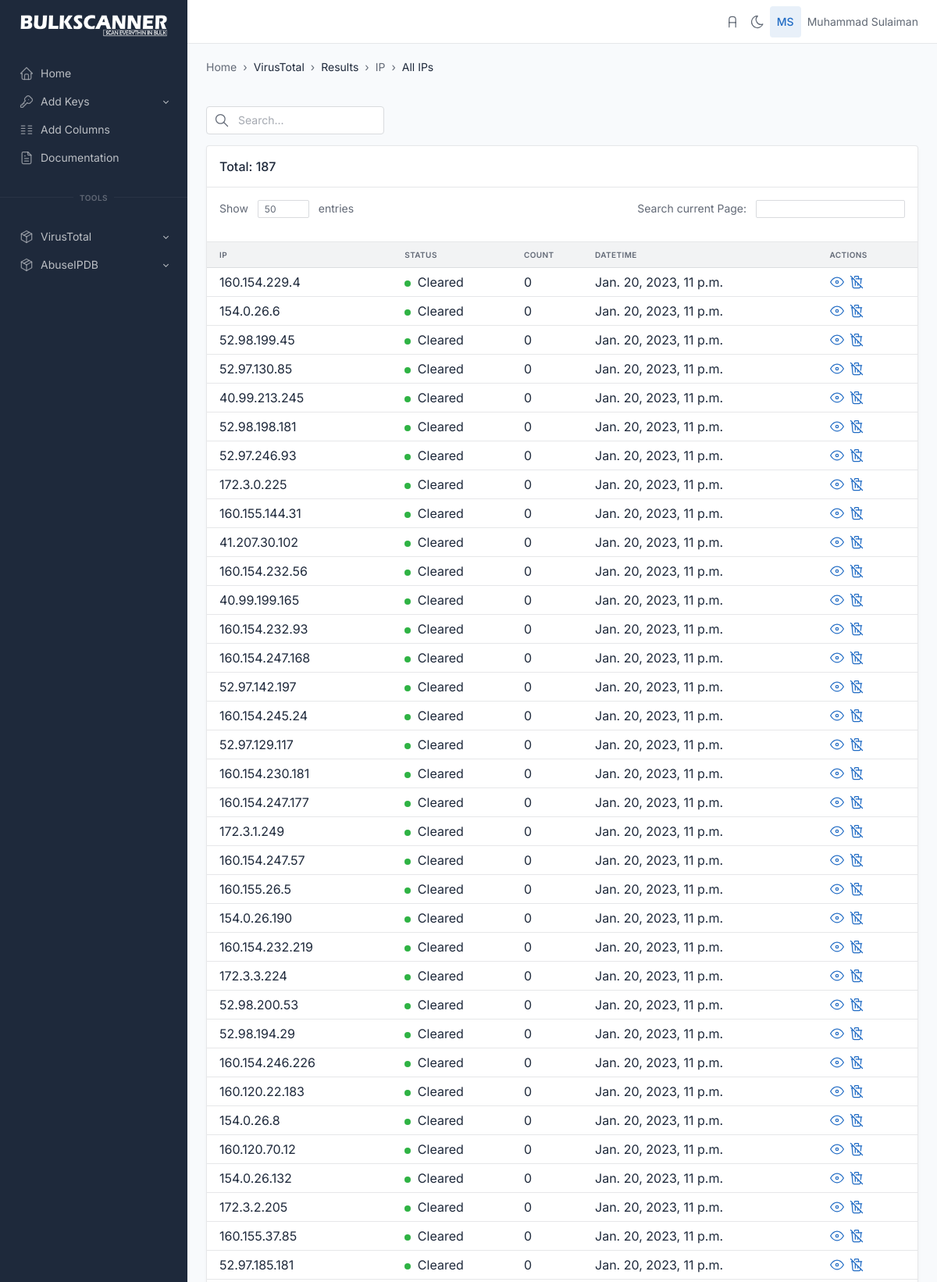
The page /virustotal/all_ips (signed in, upper part) on the database its author committed.
### virustotal/models.py (models this page shows, shortened)
class ip_addresses(models.Model):
    ip = models.CharField(max_length=50, unique=True)
    network = models.CharField(max_length=100, null=True)
    count = models.IntegerField(null=True)
    last_analysis_stats = models.JSONField(null=True)
    total_votes = models.JSONField(null=True)
    date_time = models.DateTimeField(default=datetime.datetime.now())
    owner = models.CharField(null=True, max_length=100)
    country = models.CharField(null=True, max_length=100)
    regional_internet_registry = models.CharField(null=True, max_length=100)

### virustotal/views.py (the view)
# urls.py: path('all_ips', views.allips, name='abuseipdb_allips'),
def allips(request):
    if request.user.is_authenticated:
        queryset = ip_addresses.objects.all()
        show_entries = request.GET.get('show_entries')
        if show_entries:
            paginator = Paginator(queryset, show_entries)
            ips_count = paginator.count
            page_number = request.GET.get('page')
            queryset = paginator.get_page(page_number)
            context = {'all_ips': queryset,
                       'ips_count': ips_count}
            return render(request, 'virustotal/all_ips.html', context)
        else:
            paginator = Paginator(queryset, 50)
            ips_count = paginator.count
            page_number = request.GET.get('page')
            queryset = paginator.get_page(page_number)
            context = {'all_ips': queryset,
                       'ips_count': ips_count}
            return render(request, 'virustotal/all_ips.html', context)
    else:
        return redirect("login")

### templates/virustotal/all_ips.html (shortened to what this page needs)
{% extends 'base.html' %} {% load static %}
{% block body %}
<div class="page-wrapper">
  <div class="container-xl">
    <div class="page-header d-print-none">
      <div class="row align-items-center">
        <div class="col">
          <ol class="breadcrumb breadcrumb-arrows" aria-label="breadcrumbs">
            <li class="breadcrumb-item">
              <a href="{% url 'index' %}">Home</a>
            </li>
            <li class="breadcrumb-item">VirusTotal</a></li>
            <li class="breadcrumb-item" aria-current="page">
              <a>Results</a>
            <li class="breadcrumb-item" aria-current="page">
              <a href="{% url 'malicious_ips' %}">IP</a>
            <li class="breadcrumb-item active" aria-current="page">
              <a href="#">All IPs</a>
            </li>
          </ol>
          <br />
          </div>
      </div>
    </div>
  </div>
  <div class="page-body">
    <div class="container-xl">
      <div class="col-3">
        <form action="{% url 'vt_search_all_ips' %}" method="get">
          <div class="input-icon">
            <span class="input-icon-addon">
            </span>
            <input type="text" class="form-control" placeholder="Search..." aria-label="Search in website" name="search_text">
          </div>
        </form>
      </div>
      {% if vt_ip_search_result %}
      <div class="row row-cards">
        <div class="col-12">
          <div class="card">
            <div class="card-header">
              <h3 class="card-title">Your query: {{search_text}}</h3>
            </div>
            <div class="table-responsive">
              <table
                class="table card-table table-vcenter text-nowrap datatable" id="myTable"
              >
                <thead>
                  <tr>
                    <th>IP</th>
                    <th>Status</th>
                    <th>Count</th>
                    <th>DateTime</th>
                    <th>Actions</th>
                  </tr>
                </thead>
                <tbody>
                  {% for ipdata in vt_ip_search_result %}
                  <tr>
                    <td>
                      <a
                        href="https://{{ipdata.ip}}"
                        target="_blank"
                        class="text-reset"
                        tabindex="-1"
                        >{{ipdata.ip}}</a
                      >
                    </td>
                    {% if ipdata.count < 1 %}
                    <td>
                      <span class="badge bg-success me-1"></span>
                      <a
                        href="https://www.virustotal.com/gui/ip-address/{{ipdata.ip}}"
                        target="_blank"
                        class="text-reset"
                        tabindex="-1"
                        >Cleared</a
                      >
                    </td>
                    {% else %}
                    <td>
                      <span class="badge bg-danger me-1"></span>
                      <a
                        href="https://www.virustotal.com/gui/ip-address/{{ipdata.ip}}"
                        target="_blank"
                        class="text-reset"
                        tabindex="-1"
                        >Malicious</a
                      >
                    </td>
                    {% endif %}
                    <td>{{ipdata.count}}</td>
                    <td>{{ipdata.date_time}}</td>
                    <td>
                      <a href="{% url 'ip_details' ip=ipdata.ip %}" style = "text-decoration: none;" target="_blank">
                        <svg xmlns="http://www.w3.org/2000/svg" class="icon icon-tabler icon-tabler-eye" width="24" height="24" viewBox="0 0 24 24" stroke-width="2" stroke="currentColor" fill="none" stroke-linecap="round" stroke-linejoin="round">
                          <path stroke="none" d="M0 0h24v24H0z" fill="none"></path>
                          <circle cx="12" cy="12" r="2"></circle>
                          <path d="M22 12c-2.667 4.667 -6 7 -10 7s-7.333 -2.333 -10 -7c2.667 -4.667 6 -7 10 -7s7.333 2.333 10 7"></path>
                       </svg>
                      </a>
                      <a href="{% url 'delete_from_allips' ip=ipdata.ip %}" style = "text-decoration: none;">
                      <svg xmlns="http://www.w3.org/2000/svg" class="icon icon-tabler icon-tabler-trash-off" width="24" height="24" viewBox="0 0 24 24" stroke-width="2" stroke="currentColor" fill="none" stroke-linecap="round" stroke-linejoin="round">
                        <path stroke="none" d="M0 0h24v24H0z" fill="none"></path>
                        <line x1="3" y1="3" x2="21" y2="21"></line>
                        <path d="M4 7h3m4 0h9"></path>
                        <line x1="10" y1="11" x2="10" y2="17"></line>
                        <line x1="14" y1="14" x2="14" y2="17"></line>
                        <path d="M5 7l1 12a2 2 0 0 0 2 2h8a2 2 0 0 0 2 -2l.077 -.923"></path>
                        <line x1="18.384" y1="14.373" x2="19" y2="7"></line>
                        <path d="M9 5v-1a1 1 0 0 1 1 -1h4a1 1 0 0 1 1 1v3"></path>
                     </svg>
                    </a>
                    </td>
                  </tr>
                  {% empty %}
                  <tr><td colspan="6" style="text-align:center">No Data found</td></tr>
                  {% endfor %}
                </tbody>
              </table>
            </div>
          </div>
        </div>
      </div>
      {% elif all_ips %}
      <div class="row row-cards">
        <div class="col-12">
          <div class="card">
            <div class="card-header">
              <h3 class="card-title">Total: {{ips_count}}</h3>
            </div>
            <div class="card-body border-bottom py-3">
              <div class="d-flex">
                <form action="{% url 'allips' %}" method="GET">
                <div class="text-muted">
                  Show
                  <div class="mx-2 d-inline-block">
                    <input
                      type="text"
                      class="form-control form-control-sm"
                      value="50"
                      size="3"
                      aria-label="Invoices count"
                      name="show_entries"
                    />
                  </div>
                </form>
                  entries
                </div>
                <div class="ms-auto text-muted">
                  Search current Page:
                  <div class="ms-2 d-inline-block">
                    <input
                      type="text"
                      class="form-control form-control-sm"
                      aria-label="Search invoice"
                      name="search_table"
                      id="myInput"
                      onkeyup="myFunction()"
                    />
                  </div>
                </div>
              </div>
            </div>
            <div class="table-responsive">
              <table
                class="table card-table table-vcenter text-nowrap datatable" id="myTable"
              >
                <thead>
                  <tr>
                    <th>IP</th>
                    <th>Status</th>
                    <th>Count</th>
                    <th>DateTime</th>
                    <th>Actions</th>
                  </tr>
                </thead>
                <tbody>
                  {% for ipdata in all_ips %}
                  <tr>
                    <td>
                      <a
                        href="https://{{ipdata.ip}}"
                        target="_blank"
                        class="text-reset"
                        tabindex="-1"
                        >{{ipdata.ip}}</a
                      >
                    </td>
                    {% if ipdata.count < 1 %}
                    <td>
                      <span class="badge bg-success me-1"></span>
                      <a
                        href="https://www.virustotal.com/gui/ip-address/{{ipdata.ip}}"
                        target="_blank"
                        class="text-reset"
                        tabindex="-1"
                        >Cleared</a
                      >
                    </td>
                    {% endif %}
                    <td>{{ipdata.count}}</td>
                    <td>{{ipdata.date_time}}</td>
                    <td>
                      <a href="{% url 'ip_details' ip=ipdata.ip %}" style = "text-decoration: none;" target="_blank">
                      </a>
                      <a href="{% url 'delete_from_allips' ip=ipdata.ip %}" style = "text-decoration: none;">
                    </a>
                    </td>
                  </tr>
                  {% empty %}
                  <tr><td colspan="6" style="text-align:center">No Data found</td></tr>
                  {% endfor %}
                </tbody>
              </table>
            </div>
          </div>
        </div>
      </div>
      {% endif %}
    </div>
  </div>
</div>
{% endblock body %}

### templates/base.html (shortened to what this page needs)
{% load static %}
<html lang="en">
  <head>
    <link href="{% static 'css/tabler.min.css' %}" rel="stylesheet" />
    <link href="{% static 'css/tabler-flags.min.css' %}" rel="stylesheet" />
    <link href="{% static 'css/tabler-payments.min.css' %}" rel="stylesheet" />
    <link href="{% static 'css/tabler-vendors.min.css' %}" rel="stylesheet" />
    <link href="{% static 'css/demo.min.css' %}" rel="stylesheet" />
  </head>
  <body >
    <div class="wrapper">
      <aside class="navbar navbar-vertical navbar-expand-lg navbar-dark">
        <div class="container-fluid">
          <h1 class="navbar-brand navbar-brand-autodark">
            <a href="{% url 'index' %}">
              <img src="{% static 'logo_white.png' %}" width="50" height="10" alt="BulkScanner" class="navbar-brand-image">
            </a>
          </h1>
          <div class="collapse navbar-collapse" id="navbar-menu">
            <ul class="navbar-nav pt-lg-3">
              <li class="nav-item">
                <a class="nav-link" href="{% url 'index' %}" >
                  <span class="nav-link-icon d-md-none d-lg-inline-block">
                  </span>
                  <span class="nav-link-title">
                    Home
                  </span>
                </a>
              </li>
              <li class="nav-item dropdown">
                <a class="nav-link dropdown-toggle" href="#navbar-base" data-bs-toggle="dropdown" data-bs-auto-close="false" role="button" aria-expanded="false" >
                  <span class="nav-link-icon d-md-none d-lg-inline-block">
                  </span>
                  <span class="nav-link-title">
                    Add Keys
                  </span>
                </a>
              </li>
              <li class="nav-item">
                <a class="nav-link" href="{% url 'add_columns' %}" >
                  <span class="nav-link-icon d-md-none d-lg-inline-block">
                  </span>
                  <span class="nav-link-title">
                    Add Columns
                  </span>
                </a>
              </li>
              <li class="nav-item">
                <a class="nav-link" href="./docs/index.html" >
                  <span class="nav-link-icon d-md-none d-lg-inline-block">
                  </span>
                  <span class="nav-link-title">
                    Documentation
                  </span>
                </a>
              </li>
              <div class="hr-text">Tools</div>
              <li class="nav-item dropdown">
                <a class="nav-link dropdown-toggle" href="#navbar-base" data-bs-toggle="dropdown" data-bs-auto-close="false" role="button" aria-expanded="false" >
                  <span class="nav-link-icon d-md-none d-lg-inline-block">
                  </span>
                  <span class="nav-link-title">
                    VirusTotal
                  </span>
                </a>
              </li>
              <li class="nav-item dropdown">
                <a class="nav-link dropdown-toggle" href="#navbar-base" data-bs-toggle="dropdown" data-bs-auto-close="false" role="button" aria-expanded="false" >
                  <span class="nav-link-icon d-md-none d-lg-inline-block">
                  </span>
                  <span class="nav-link-title">
                    AbuseIPDB
                  </span>
                </a>
              </li>
            </ul>
          </div>
        </div>
      </aside>
      <header class="navbar navbar-expand-md navbar-light d-none d-lg-flex d-print-none">
        <div class="container-xl">
          <div class="navbar-nav flex-row order-md-last">
          <a
          href="{% url 'admin:index' %}" target="_blank"
          class="nav-link px-0 "
          title="Go to Admin Area"
          data-bs-toggle="tooltip"
          data-bs-placement="bottom"
            >
            </a>
            <a href="?theme=dark" class="nav-link px-0 hide-theme-dark" title="Enable dark mode" data-bs-toggle="tooltip" data-bs-placement="bottom">
            </a>
            <div class="nav-item dropdown">
              <a href="#" class="nav-link d-flex lh-1 text-reset p-0" data-bs-toggle="dropdown" aria-label="Open user menu">
                <span class="avatar bg-blue-lt">{{user.first_name|slice:"1"}}{{user.last_name|slice:"1"}}</span>
                <div class="d-none d-xl-block ps-2">
                  <div>{{user.first_name}} {{user.last_name}}</div>
                </div>
              </a>
            </div>
          </div>
        </div>
      </header>
      <div class="page-wrapper">
        {% block body %}
        {% endblock body %}
    </div>
  </body>
</html>

### rows shown on the page
ip_addresses: ip "160.154.229.4", count "0", date_time "Jan. 20, 2023, 11 p.m."
ip_addresses: ip "154.0.26.6", count "0", date_time "Jan. 20, 2023, 11 p.m."
ip_addresses: ip "52.98.199.45", count "0", date_time "Jan. 20, 2023, 11 p.m."
ip_addresses: ip "52.97.130.85", count "0", date_time "Jan. 20, 2023, 11 p.m."
ip_addresses: ip "40.99.213.245", count "0", date_time "Jan. 20, 2023, 11 p.m."
ip_addresses: ip "52.98.198.181", count "0", date_time "Jan. 20, 2023, 11 p.m."
ip_addresses: ip "52.97.246.93", count "0", date_time "Jan. 20, 2023, 11 p.m."
ip_addresses: ip "172.3.0.225", count "0", date_time "Jan. 20, 2023, 11 p.m."
ip_addresses: ip "160.155.144.31", count "0", date_time "Jan. 20, 2023, 11 p.m."
ip_addresses: ip "41.207.30.102", count "0", date_time "Jan. 20, 2023, 11 p.m."
ip_addresses: ip "160.154.232.56", count "0", date_time "Jan. 20, 2023, 11 p.m."
ip_addresses: ip "40.99.199.165", count "0", date_time "Jan. 20, 2023, 11 p.m."
ip_addresses: ip "160.154.232.93", count "0", date_time "Jan. 20, 2023, 11 p.m."
ip_addresses: ip "160.154.247.168", count "0", date_time "Jan. 20, 2023, 11 p.m."
ip_addresses: ip "52.97.142.197", count "0", date_time "Jan. 20, 2023, 11 p.m."
ip_addresses: ip "160.154.245.24", count "0", date_time "Jan. 20, 2023, 11 p.m."
ip_addresses: ip "52.97.129.117", count "0", date_time "Jan. 20, 2023, 11 p.m."
ip_addresses: ip "160.154.230.181", count "0", date_time "Jan. 20, 2023, 11 p.m."
ip_addresses: ip "160.154.247.177", count "0", date_time "Jan. 20, 2023, 11 p.m."
ip_addresses: ip "172.3.1.249", count "0", date_time "Jan. 20, 2023, 11 p.m."
ip_addresses: ip "160.154.247.57", count "0", date_time "Jan. 20, 2023, 11 p.m."
ip_addresses: ip "160.155.26.5", count "0", date_time "Jan. 20, 2023, 11 p.m."
ip_addresses: ip "154.0.26.190", count "0", date_time "Jan. 20, 2023, 11 p.m."
ip_addresses: ip "160.154.232.219", count "0", date_time "Jan. 20, 2023, 11 p.m."
ip_addresses: ip "172.3.3.224", count "0", date_time "Jan. 20, 2023, 11 p.m."
ip_addresses: ip "52.98.200.53", count "0", date_time "Jan. 20, 2023, 11 p.m."
ip_addresses: ip "52.98.194.29", count "0", date_time "Jan. 20, 2023, 11 p.m."
ip_addresses: ip "160.154.246.226", count "0", date_time "Jan. 20, 2023, 11 p.m."
ip_addresses: ip "160.120.22.183", count "0", date_time "Jan. 20, 2023, 11 p.m."
ip_addresses: ip "154.0.26.8", count "0", date_time "Jan. 20, 2023, 11 p.m."
ip_addresses: ip "160.120.70.12", count "0", date_time "Jan. 20, 2023, 11 p.m."
ip_addresses: ip "154.0.26.132", count "0", date_time "Jan. 20, 2023, 11 p.m."
ip_addresses: ip "172.3.2.205", count "0", date_time "Jan. 20, 2023, 11 p.m."
ip_addresses: ip "160.155.37.85", count "0", date_time "Jan. 20, 2023, 11 p.m."
ip_addresses: ip "52.97.185.181", count "0", date_time "Jan. 20, 2023, 11 p.m."

### other values the page prints
{{ user.first_name|slice:"1" }} "M"
{{ user.last_name|slice:"1" }} "S"
{{ user.first_name }} "Muhammad"
{{ user.last_name }} "Sulaiman"
{{ ips_count }} "187"
